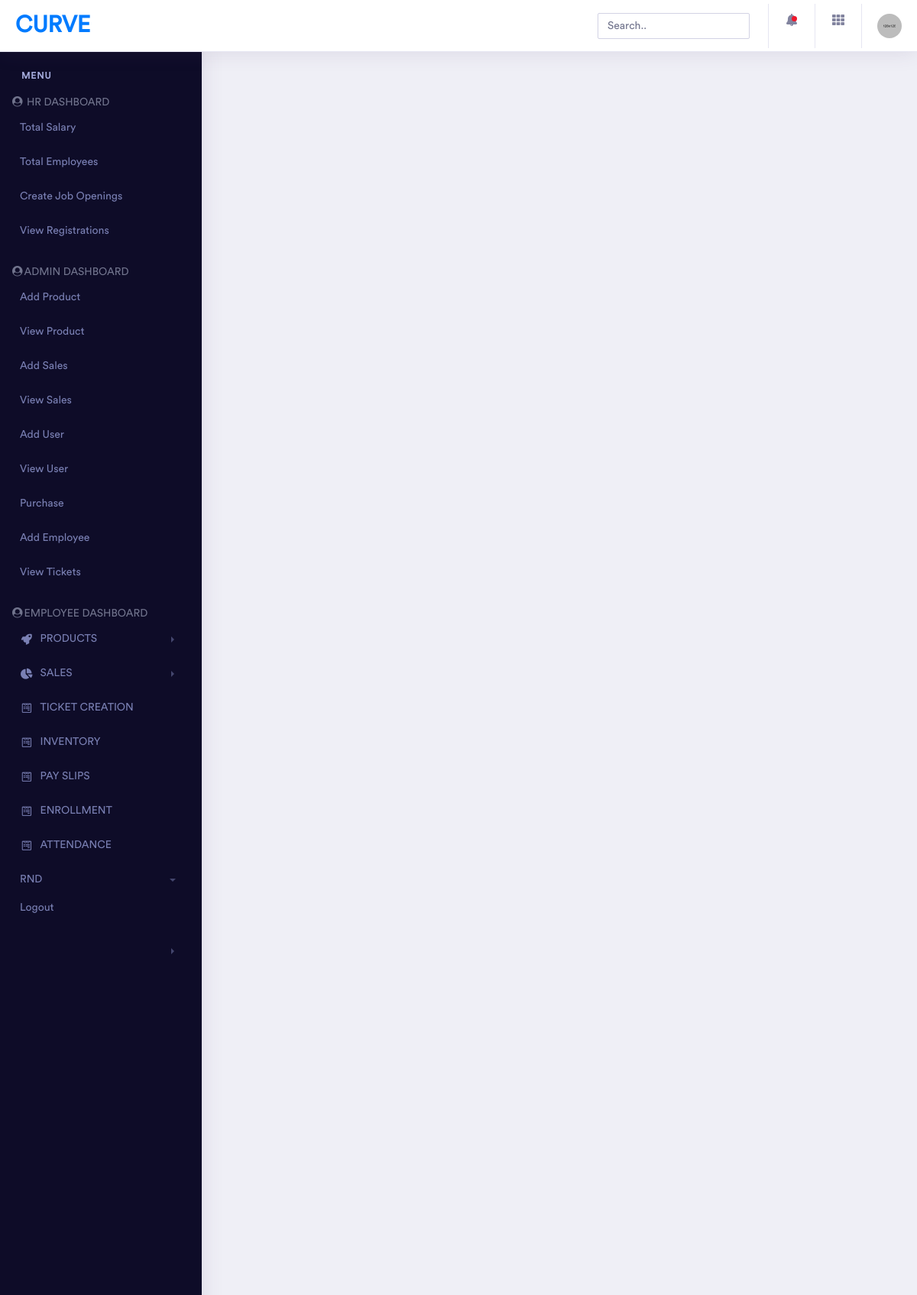
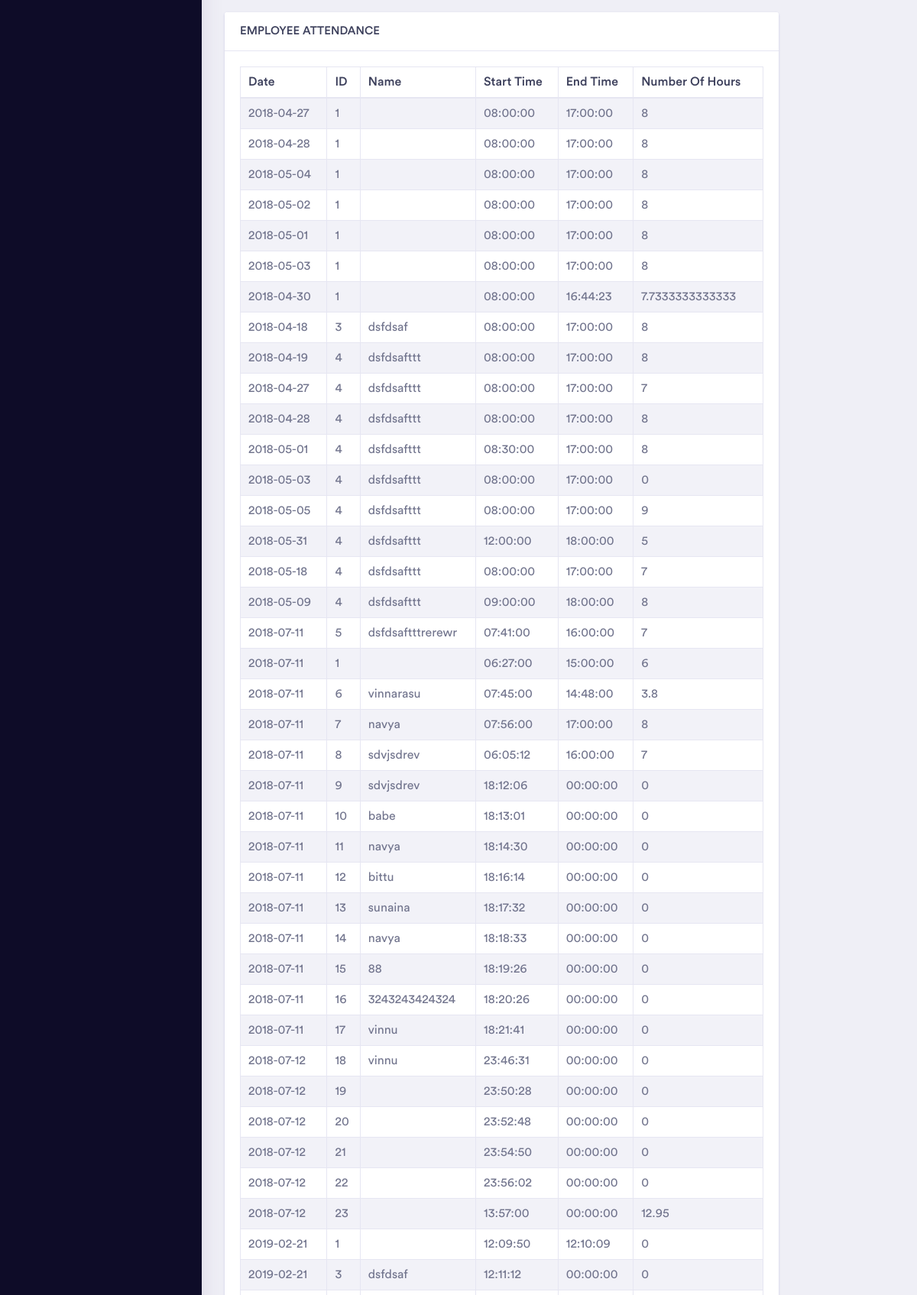
Page /dashboard/examples/employee/concept-master/pages/attendance.php (signed in, upper part) on the committed database (2 pictures, top to bottom).
### tables this page shows
CREATE TABLE `attendance` (
  `id` int(11) NOT NULL,
  `employee_id` int(11) NOT NULL,
  `date` date NOT NULL,
  `time_in` time NOT NULL,
  `status` int(1) NOT NULL,
  `time_out` time DEFAULT NULL,
  `num_hr` double DEFAULT NULL
);

CREATE TABLE `employee` (
  `eid` int(11) NOT NULL,
  `emp_fname` varchar(100) NOT NULL,
  `emp_lname` varchar(100) NOT NULL,
  `email` varchar(100) NOT NULL,
  `phone` varchar(100) NOT NULL,
  `salary` int(11) NOT NULL
);

### dashboard/examples/employee/concept-master/pages/attendance.php (the view, shortened to what this page needs)
<!doctype html>
<html lang="en">
<head>
    <link rel="stylesheet" href="../assets/vendor/bootstrap/css/bootstrap.min.css">
    <link href="../assets/vendor/fonts/circular-std/style.css" rel="stylesheet">
    <link rel="stylesheet" href="../assets/libs/css/style.css">
    <link rel="stylesheet" href="../assets/vendor/fonts/fontawesome/css/fontawesome-all.css">
    <link rel="stylesheet" href="../assets/vendor/datepicker/tempusdominus-bootstrap-4.css" />
    <link rel="stylesheet" href="../assets/vendor/inputmask/css/inputmask.css" />
</head>
<body>
    <div class="dashboard-main-wrapper">
        <?php include('top_bar.php'); ?>
      <?php include('sidebar.php'); ?>
        <div class="dashboard-wrapper">
            <div class="container-fluid dashboard-content">
                <div class="row">
                    <div class="col-xl-10">
                       <div class="row">
                    <div class="col-xl-12 col-lg-12 col-md-12 col-sm-12 col-12">
                        <div class="card">
                            <h5 class="card-header">EMPLOYEE ATTENDANCE</h5>
                            <div class="card-body">
                                <div class="table-responsive">
                                    <table class="table table-striped table-bordered first">
                                        <thead>
                                            <tr>
                              <th>Date</th>
    <th>ID</th>
    <th >Name</th>
    <th>Start Time</th>
    <th >End Time</th>
    <th >Number Of Hours</th>                     </tr>
                                        </thead>
                                        <tbody>
                         <?php
$conn=mysqli_connect('localhost','root','','form');
$sql="select * from attendance";
$res=mysqli_query($conn,$sql);
while ($row=mysqli_fetch_array($res)){
$eid=$row['employee_id'];
$q2="select * from employee where eid='$eid'";
$res1=mysqli_query($conn,$q2);
$row1=mysqli_fetch_array($res1);
?>
<tr>
    <td><?php echo $row['date']; ?></td>
        <td><?php echo $row['employee_id']; ?></td>
    <td><?php echo $row1['emp_fname']; ?></td>
    <td><?php echo $row['time_in']; ?></td>
    <td><?php echo $row['time_out']; ?></td>
        <td><?php echo $row['num_hr']; ?></td>
    </tr>
    <?php
}
?>
                                        </tbody>
                                    </table>
                                </div>
                            </div>
                        </div>
                    </div>
                </div>
                </div>
            </div>
        </div>
    </div>
</body>
</html>

### rows in the picture
attendance: date "2018-04-27", employee "1", time_in "08:00:00", time_out "17:00:00", num_hr "8"
attendance: date "2018-04-28", employee "1", time_in "08:00:00", time_out "17:00:00", num_hr "8"
attendance: date "2018-05-04", employee "1", time_in "08:00:00", time_out "17:00:00", num_hr "8"
attendance: date "2018-05-02", employee "1", time_in "08:00:00", time_out "17:00:00", num_hr "8"
attendance: date "2018-05-01", employee "1", time_in "08:00:00", time_out "17:00:00", num_hr "8"
attendance: date "2018-05-03", employee "1", time_in "08:00:00", time_out "17:00:00", num_hr "8"
attendance: date "2018-04-30", employee "1", time_in "08:00:00", time_out "16:44:23", num_hr "7.7333333333333"
attendance: date "2018-04-18", employee "3", employee.emp_fname "dsfdsaf", time_in "08:00:00", time_out "17:00:00", num_hr "8"
attendance: date "2018-04-19", employee "4", employee.emp_fname "dsfdsafttt", time_in "08:00:00", time_out "17:00:00", num_hr "8"
attendance: date "2018-04-27", employee "4", employee.emp_fname "dsfdsafttt", time_in "08:00:00", time_out "17:00:00", num_hr "7"
attendance: date "2018-04-28", employee "4", employee.emp_fname "dsfdsafttt", time_in "08:00:00", time_out "17:00:00", num_hr "8"
attendance: date "2018-05-01", employee "4", employee.emp_fname "dsfdsafttt", time_in "08:30:00", time_out "17:00:00", num_hr "8"
attendance: date "2018-05-03", employee "4", employee.emp_fname "dsfdsafttt", time_in "08:00:00", time_out "17:00:00", num_hr "0"
attendance: date "2018-05-05", employee "4", employee.emp_fname "dsfdsafttt", time_in "08:00:00", time_out "17:00:00", num_hr "9"
attendance: date "2018-05-31", employee "4", employee.emp_fname "dsfdsafttt", time_in "12:00:00", time_out "18:00:00", num_hr "5"
attendance: date "2018-05-18", employee "4", employee.emp_fname "dsfdsafttt", time_in "08:00:00", time_out "17:00:00", num_hr "7"
attendance: date "2018-05-09", employee "4", employee.emp_fname "dsfdsafttt", time_in "09:00:00", time_out "18:00:00", num_hr "8"
attendance: date "2018-07-11", employee "5", employee.emp_fname "dsfdsaftttrerewr", time_in "07:41:00", time_out "16:00:00", num_hr "7"
attendance: date "2018-07-11", employee "1", time_in "06:27:00", time_out "15:00:00", num_hr "6"
attendance: date "2018-07-11", employee "6", employee.emp_fname "vinnarasu", time_in "07:45:00", time_out "14:48:00", num_hr "3.8"
attendance: date "2018-07-11", employee "7", employee.emp_fname "navya", time_in "07:56:00", time_out "17:00:00", num_hr "8"
attendance: date "2018-07-11", employee "8", employee.emp_fname "sdvjsdrev", time_in "06:05:12", time_out "16:00:00", num_hr "7"
attendance: date "2018-07-11", employee "9", employee.emp_fname "sdvjsdrev", time_in "18:12:06", time_out "00:00:00", num_hr "0"
attendance: date "2018-07-11", employee "10", employee.emp_fname "babe", time_in "18:13:01", time_out "00:00:00", num_hr "0"
attendance: date "2018-07-11", employee "11", employee.emp_fname "navya", time_in "18:14:30", time_out "00:00:00", num_hr "0"
attendance: date "2018-07-11", employee "12", employee.emp_fname "bittu", time_in "18:16:14", time_out "00:00:00", num_hr "0"
attendance: date "2018-07-11", employee "13", employee.emp_fname "sunaina", time_in "18:17:32", time_out "00:00:00", num_hr "0"
attendance: date "2018-07-11", employee "14", employee.emp_fname "navya", time_in "18:18:33", time_out "00:00:00", num_hr "0"
attendance: date "2018-07-11", employee "15", employee.emp_fname "88", time_in "18:19:26", time_out "00:00:00", num_hr "0"
attendance: date "2018-07-11", employee "16", employee.emp_fname "3243243424324", time_in "18:20:26", time_out "00:00:00", num_hr "0"
attendance: date "2018-07-11", employee "17", employee.emp_fname "vinnu", time_in "18:21:41", time_out "00:00:00", num_hr "0"
attendance: date "2018-07-12", employee "18", employee.emp_fname "vinnu", time_in "23:46:31", time_out "00:00:00", num_hr "0"
attendance: date "2018-07-12", employee "19", time_in "23:50:28", time_out "00:00:00", num_hr "0"
attendance: date "2018-07-12", employee "20", time_in "23:52:48", time_out "00:00:00", num_hr "0"
attendance: date "2018-07-12", employee "21", time_in "23:54:50", time_out "00:00:00", num_hr "0"
attendance: date "2018-07-12", employee "22", time_in "23:56:02", time_out "00:00:00", num_hr "0"
attendance: date "2018-07-12", employee "23", time_in "13:57:00", time_out "00:00:00", num_hr "12.95"
attendance: date "2019-02-21", employee "1", time_in "12:09:50", time_out "12:10:09", num_hr "0"
attendance: date "2019-02-21", employee "3", employee.emp_fname "dsfdsaf", time_in "12:11:12", time_out "00:00:00", num_hr "0"
